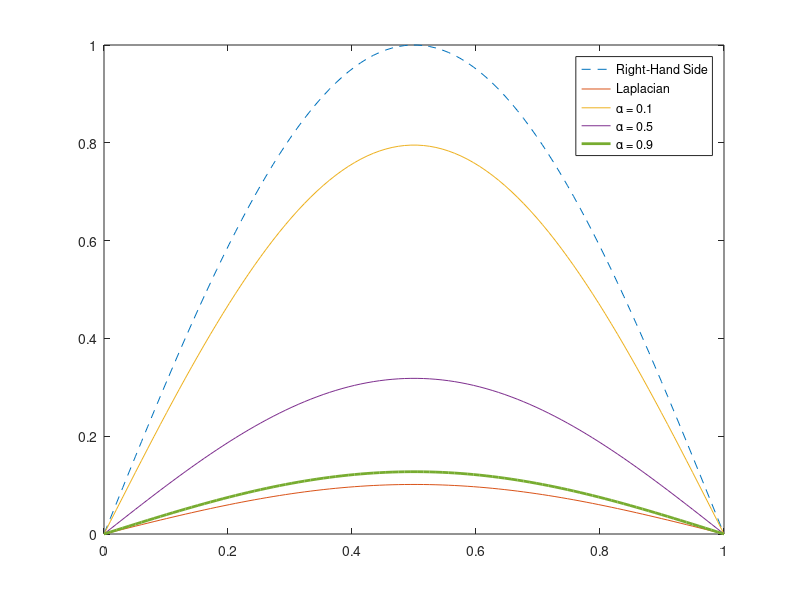

Source code (MATLAB):
%% Finite Difference Matrix-Transfer Techniques

clear; clc; close all;

n = 100;
x = linspace(0,1,n).';
h = x(2)-x(1);
e  = ones(n-2,1);
An = spdiags([-e,2*e,-e]/h^2,-1:1,n-2,n-2);
f  = sin(pi*x);
u = An\f(2:n-1);
u = [0;u;0];
[U,L,V] = eig(full(An));
ualpha = @(alpha) [0;V'\(L.^alpha\(U\f(2:n-1)));0];


plot(x,f,'--', ...
    x,u,...
    x,ualpha(0.1),...
    x,ualpha(0.5),...
    x,ualpha(0.9),...
    "LineWidth",2)
legend('Right-Hand Side','Laplacian','\alpha = 0.1','\alpha = 0.5','\alpha = 0.9')
